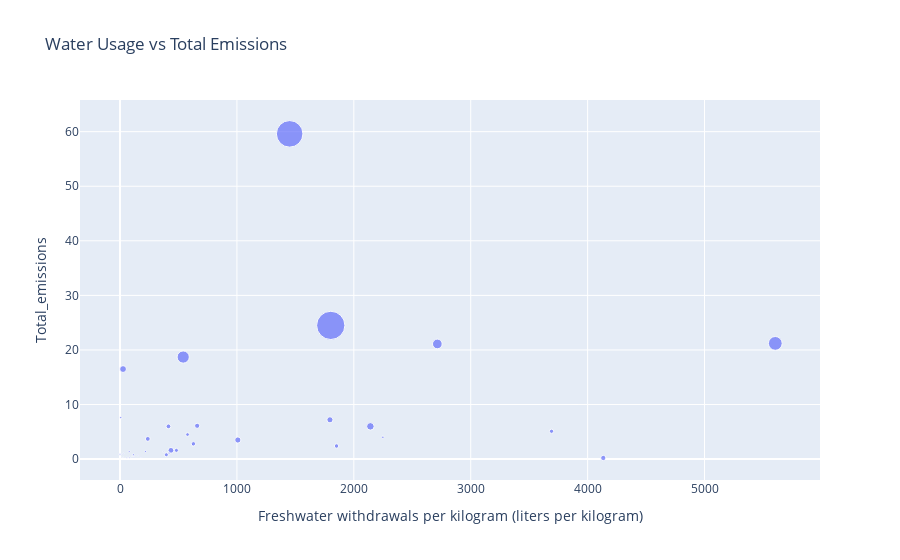

This figure's notebook cell:
### Markdown cell above
## Business Question 3: Water Usage vs Carbon Emissions

### Code cell
print("Missing values in relevant columns:")
print(df[['Freshwater withdrawals per kilogram (liters per kilogram)', 
          'Total_emissions', 
          'Land use per kilogram (m² per kilogram)']].isnull().sum())

# Create a clean dataset without missing values for our analysis
df_clean = df.dropna(subset=['Freshwater withdrawals per kilogram (liters per kilogram)',
                            'Total_emissions',
                            'Land use per kilogram (m² per kilogram)'])

# Create static scatter plot
plt.figure(figsize=(12, 8))
sns.scatterplot(data=df_clean,
                x='Freshwater withdrawals per kilogram (liters per kilogram)',
                y='Total_emissions',
                size='Land use per kilogram (m² per kilogram)',
                alpha=0.6)
plt.title('Water Usage vs Total Emissions')
plt.xlabel('Freshwater Withdrawals (liters/kg)')
plt.ylabel('Total Emissions (kgCO₂eq/kg)')
plt.savefig('../results/water_usage_vs_emissions.png')
plt.show()

# Create interactive scatter plot
fig = px.scatter(df_clean,
                x='Freshwater withdrawals per kilogram (liters per kilogram)',
                y='Total_emissions',
                size='Land use per kilogram (m² per kilogram)',
                hover_data=['Food product'],
                title='Water Usage vs Total Emissions')
fig.show()

# Calculate correlation
correlation = df_clean['Freshwater withdrawals per kilogram (liters per kilogram)'].corr(df_clean['Total_emissions'])
print(f"\nCorrelation between water usage and emissions: {correlation:.3f}")

# Create correlation heatmap for key environmental metrics
env_metrics = ['Total_emissions',
               'Freshwater withdrawals per kilogram (liters per kilogram)',
               'Land use per kilogram (m² per kilogram)']

plt.figure(figsize=(10, 8))
sns.heatmap(df_clean[env_metrics].corr(), 
            annot=True, 
            cmap='coolwarm', 
            center=0)
plt.title('Correlation Between Environmental Metrics')
plt.savefig('../results/environmental_correlations.png')
plt.show()

### Figure 1 — Plotly figure (JSON) as saved in the notebook; plotly's stock layout.template omitted (floating-point values rounded to 4 significant figures)
{"data": [{"customdata": [["Oatmeal"], ["Rice"], ["Potatoes"], ["Cassava"], ["Cane Sugar"], ["Beet Sugar"], ["Other Pulses"], ["Peas"], ["Nuts"], ["Groundnuts"], ["Soymilk"], ["Soybean Oil"], ["Palm Oil"], ["Sunflower Oil"], ["Rapeseed Oil"], ["Olive Oil"], ["Tomatoes"], ["Onions & Leeks"], ["Root Vegetables"], ["Brassicas"], ["Other Vegetables"], ["Citrus Fruit"], ["Bananas"], ["Apples"], ["Berries & Grapes"], ["Wine"], ["Other Fruit"], ["Coffee"], ["Dark Chocolate"], ["Beef (beef herd)"], ["Beef (dairy herd)"], ["Lamb & Mutton"], ["Pig Meat"], ["Poultry Meat"], ["Milk"], ["Cheese"], ["Eggs"], ["Fish (farmed)"]], "hovertemplate": "Freshwater withdrawals per kilogram (liters per kilogram)=%{x}<br>Total_emissions=%{y}<br>Land use per kilogram (m² per kilogram)=%{marker.size}<br>Food product=%{customdata[0]}<extra></extra>", "legendgroup": "", "marker": {"color": "#636efa", "size": [7.6, 2.8, 0.88, 1.81, 2.04, 1.83, 15.57, 7.46, 12.96, 9.11, 0.66, 10.52, 2.42, 17.66, 10.63, 26.31, 0.8, 0.39, 0.33, 0.55, 0.38, 0.86, 1.93, 0.63, 2.41, 1.78, 0.89, 21.62, 68.96, 326.2, 43.24, 369.8, 17.36, 12.22, 8.95, 87.79, 6.27, 8.41], "sizemode": "area", "sizeref": 0.9245, "symbol": "circle"}, "mode": "markers", "name": "", "orientation": "v", "showlegend": false, "type": "scatter", "x": [482.4, 2248.0, 59.1, 0, 620.1, 217.7, 435.7, 396.6, 4134.0, 1852.0, 27.8, 414.6, 6.4, 1008.0, 237.7, 2142.0, 369.8, 14.3, 28.4, 119.4, 102.5, 82.7, 114.5, 180.1, 419.6, 78.9, 153.5, 25.9, 540.6, 1451.0, 2714.0, 1803.0, 1796.0, 660, 628.2, 5605.0, 577.7, 3691.0], "xaxis": "x", "y": [1.6, 4, 0.3, 0.9, 2.6, 1.4, 1.6, 0.8, 0.2, 2.4, 1, 6.0, 7.6, 3.5, 3.7, 6, 1.4, 0.3, 0.3, 0.4, 0.5, 0.3, 0.8, 0.3, 1.1, 1.4, 0.7, 16.5, 18.7, 59.6, 21.1, 24.5, 7.2, 6.1, 2.8, 21.2, 4.5, 5.1], "yaxis": "y"}], "layout": {"legend": {"itemsizing": "constant", "tracegroupgap": 0}, "title": {"text": "Water Usage vs Total Emissions"}, "xaxis": {"anchor": "y", "domain": [0, 1], "title": {"text": "Freshwater withdrawals per kilogram (liters per kilogram)"}}, "yaxis": {"anchor": "x", "domain": [0, 1], "title": {"text": "Total_emissions"}}}}
